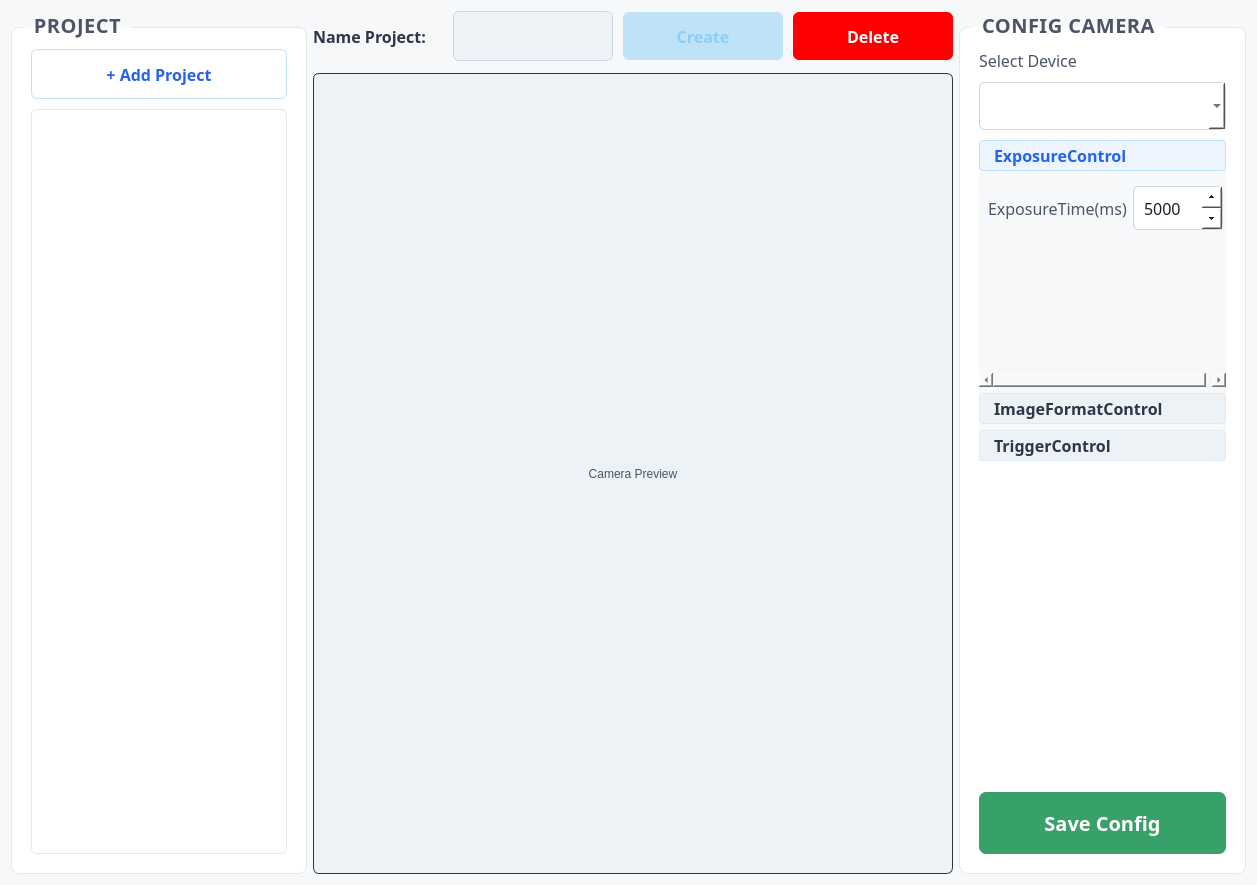
<?xml version="1.0" encoding="UTF-8"?>
<ui version="4.0">
 <class>Form</class>
 <widget class="QWidget" name="Form">
  <property name="geometry">
   <rect>
    <x>0</x>
    <y>0</y>
    <width>1257</width>
    <height>885</height>
   </rect>
  </property>
  <property name="windowTitle">
   <string>Project Setup</string>
  </property>
  <property name="styleSheet">
   <string notr="true">
/* ── Global ── */
QWidget {
    background-color: #F7F8FA;
    font-family: &quot;Segoe UI&quot;, Arial, sans-serif;

    color: #1A202C;
}

/* ── GroupBox ── */
QGroupBox {
    background-color: #FFFFFF;
    border: 1px solid #E2E8F0;
    border-radius: 8px;
    margin-top: 16px;
    padding: 12px 10px 10px 10px;

    font-weight: bold;
    color: #4A5568;
    letter-spacing: 0.5px;
}
QGroupBox::title {
    subcontrol-origin: margin;
    subcontrol-position: top left;
    padding: 0 8px;
    left: 12px;
    color: #4A5568;

    font-weight: bold;
    letter-spacing: 1px;
    text-transform: uppercase;
}

/* ── Labels ── */
QLabel {
    background-color: transparent;
    color: #4A5568;

}
QLabel#label_4 {

    font-weight: bold;
    color: #2D3748;
    min-width: 130px;
}

/* ── ListView ── */
QListView {
    background-color: #FFFFFF;
    border: 1px solid #E2E8F0;
    border-radius: 6px;

    color: #1A202C;
    outline: none;
}
QListView::item {
    padding: 8px 12px;
    border-radius: 4px;
}
QListView::item:selected {
    background-color: #EBF4FF;
    color: #2563EB;
}
QListView::item:hover {
    background-color: #F7FAFC;
}

/* ── LineEdit ── */
QLineEdit {
    background-color: #FFFFFF;
    border: 1px solid #CBD5E0;
    border-radius: 6px;
    padding: 7px 12px;

    color: #1A202C;
    min-height: 34px;
    selection-background-color: #EBF4FF;
}
QLineEdit:focus { border-color: #2563EB; }
QLineEdit:disabled {
    background-color: #EDF2F7;
    color: #A0AEC0;
}

/* ── ComboBox ── */
QComboBox {
    background-color: #FFFFFF;
    border: 1px solid #CBD5E0;
    border-radius: 6px;
    padding: 6px 12px;

    min-height: 34px;
}
QComboBox:hover { border-color: #2563EB; }

QComboBox QAbstractItemView {
    background-color: #FFFFFF;
    border: 1px solid #E2E8F0;
    border-radius: 6px;
    selection-background-color: #EBF4FF;
    selection-color: #2563EB;
    padding: 4px;
}

/* ── RadioButton ── */
QRadioButton {

    color: #4A5568;
    spacing: 8px;
}
QRadioButton::indicator {
    width: 16px;
    height: 16px;
    border-radius: 8px;
    border: 2px solid #CBD5E0;
    background-color: #FFFFFF;
}
QRadioButton::indicator:checked {
    border-color: #2563EB;
    background-color: #2563EB;
}

/* ── SpinBox ── */
QSpinBox {
    background-color: #FFFFFF;
    border: 1px solid #CBD5E0;
    border-radius: 6px;
    padding: 5px 8px;

    min-height: 32px;
}
QSpinBox:focus { border-color: #2563EB; }
QSpinBox::up-button, QSpinBox::down-button {
    width: 20px;

}



/* ── ToolBox ── */
QToolBox::tab {
    background-color: #EDF2F7;
    color: #2D3748;

    font-weight: bold;
    border: 1px solid #E2E8F0;
    border-radius: 4px;
    padding: 66px 10px;
}
QToolBox::tab:selected {
    background-color: #EBF4FF;
    color: #2563EB;
    border-color: #BEE3F8;
}

/* ── Camera frame ── */
QLabel#img_cam {
    background-color: #1A202C;
    border: 1px solid #2D3748;
    border-radius: 6px;
    color: #4A5568;

}

/* ── Buttons ── */
QPushButton#btn_add_project {
    background-color: #FFFFFF;
    color: #2563EB;

    font-weight: bold;
    border: 1px solid #BEE3F8;
    border-radius: 6px;
    padding: 7px 16px;
    min-height: 34px;
}
QPushButton#btn_add_project:hover {
    background-color: #EBF4FF;
    border-color: #90CDF4;
}
QPushButton#btn_add_project:pressed { background-color: #BEE3F8; }

QPushButton#btn_create_project {
    background-color: #2563EB;
    color: #FFFFFF;

    font-weight: bold;
    border: none;
    border-radius: 6px;
    padding: 7px 20px;
    min-height: 34px;
}
QPushButton#btn_create_project:hover { background-color: #1D4ED8; }
QPushButton#btn_create_project:pressed { background-color: #1E40AF; }
QPushButton#btn_create_project:disabled {
    background-color: #BEE3F8;
    color: #90CDF4;
}

QPushButton#btn_delete_project {
    background-color: #2563EB;
    color: #FFFFFF;

    font-weight: bold;
    border: none;
    border-radius: 6px;
    padding: 7px 20px;
    min-height: 34px;
}
QPushButton#btn_delete_project:hover { background-color: #1D4ED8; }
QPushButton#btn_delete_project:pressed { background-color: #1E40AF; }


QPushButton#btn_execute_trigger {
    background-color: #D97706;
    color: #FFFFFF;

    font-weight: bold;
    border: none;
    border-radius: 6px;
    padding: 7px 16px;
    min-height: 34px;
}
QPushButton#btn_execute_trigger:hover { background-color: #B45309; }
QPushButton#btn_execute_trigger:pressed { background-color: #92400E; }

QPushButton#btn_save_camera_config {
    background-color: #38A169;
    color: #FFFFFF;

    font-weight: bold;
    border: none;
    border-radius: 7px;
    padding: 10px 28px;
    min-height: 42px;
}
QPushButton#btn_save_camera_config:hover { background-color: #2F855A; }
QPushButton#btn_save_camera_config:pressed { background-color: #276749; }
   </string>
  </property>
  <layout class="QHBoxLayout" name="horizontalLayout">
   <item>
    <widget class="QGroupBox" name="groupBox">
     <property name="sizePolicy">
      <sizepolicy hsizetype="Fixed" vsizetype="Preferred">
       <horstretch>0</horstretch>
       <verstretch>0</verstretch>
      </sizepolicy>
     </property>
     <property name="font">
      <font>
       <family>Segoe UI,Arial,sans-serif</family>
       <pointsize>15</pointsize>
       <weight>75</weight>
       <bold>true</bold>
      </font>
     </property>
     <property name="title">
      <string>PROJECT</string>
     </property>
     <layout class="QVBoxLayout" name="verticalLayout">
      <property name="spacing">
       <number>10</number>
      </property>
      <item>
       <widget class="QPushButton" name="btn_add_project">
        <property name="font">
         <font>
          <family>Segoe UI,Arial,sans-serif</family>
          <pointsize>12</pointsize>
          <weight>75</weight>
          <bold>true</bold>
         </font>
        </property>
        <property name="cursor">
         <cursorShape>PointingHandCursor</cursorShape>
        </property>
        <property name="text">
         <string>+ Add Project</string>
        </property>
       </widget>
      </item>
      <item>
       <widget class="QListView" name="list_project">
        <property name="accessibleName">
         <string/>
        </property>
        <property name="editTriggers">
         <set>QAbstractItemView::NoEditTriggers</set>
        </property>
       </widget>
      </item>
     </layout>
    </widget>
   </item>
   <item>
    <layout class="QVBoxLayout" name="verticalLayout_4">
     <property name="spacing">
      <number>12</number>
     </property>
     <item>
      <layout class="QHBoxLayout" name="horizontalLayout_9">
       <property name="spacing">
        <number>10</number>
       </property>
       <item>
        <widget class="QLabel" name="label_4">
         <property name="font">
          <font>
           <family>Segoe UI,Arial,sans-serif</family>
           <pointsize>12</pointsize>
           <weight>75</weight>
           <bold>true</bold>
          </font>
         </property>
         <property name="text">
          <string>Name Project:</string>
         </property>
        </widget>
       </item>
       <item>
        <widget class="QLineEdit" name="text_name_project">
         <property name="enabled">
          <bool>false</bool>
         </property>
         <property name="font">
          <font>
           <family>Segoe UI,Arial,sans-serif</family>
           <pointsize>12</pointsize>
          </font>
         </property>
        </widget>
       </item>
       <item>
        <widget class="QPushButton" name="btn_create_project">
         <property name="enabled">
          <bool>false</bool>
         </property>
         <property name="minimumSize">
          <size>
           <width>160</width>
           <height>48</height>
          </size>
         </property>
         <property name="maximumSize">
          <size>
           <width>180</width>
           <height>16777215</height>
          </size>
         </property>
         <property name="font">
          <font>
           <family>Segoe UI,Arial,sans-serif</family>
           <pointsize>12</pointsize>
           <weight>75</weight>
           <bold>true</bold>
          </font>
         </property>
         <property name="cursor">
          <cursorShape>PointingHandCursor</cursorShape>
         </property>
         <property name="text">
          <string>Create</string>
         </property>
        </widget>
       </item>
       <item>
        <widget class="QPushButton" name="btn_delete_project">
         <property name="enabled">
          <bool>true</bool>
         </property>
         <property name="minimumSize">
          <size>
           <width>160</width>
           <height>48</height>
          </size>
         </property>
         <property name="maximumSize">
          <size>
           <width>180</width>
           <height>16777215</height>
          </size>
         </property>
         <property name="font">
          <font>
           <family>Segoe UI,Arial,sans-serif</family>
           <pointsize>12</pointsize>
           <weight>75</weight>
           <bold>true</bold>
          </font>
         </property>
         <property name="cursor">
          <cursorShape>PointingHandCursor</cursorShape>
         </property>
         <property name="styleSheet">
          <string notr="true">QPushButton#btn_delete_project {
    background-color:#ff0000;
    color: #FFFFFF;

    font-weight: bold;
    border: none;
    border-radius: 6px;
    padding: 7px 20px;
    min-height: 34px;
}
QPushButton#btn_delete_project:hover { background-color:  #bd0000; }
QPushButton#btn_delete_project:pressed { background-color: #840000; }
</string>
         </property>
         <property name="text">
          <string>Delete</string>
         </property>
        </widget>
       </item>
      </layout>
     </item>
     <item>
      <widget class="QLabel" name="img_cam">
       <property name="minimumSize">
        <size>
         <width>300</width>
         <height>300</height>
        </size>
       </property>
       <property name="styleSheet">
        <string notr="true">background-color: #EDF2F7;</string>
       </property>
       <property name="text">
        <string>Camera Preview</string>
       </property>
       <property name="alignment">
        <set>Qt::AlignCenter</set>
       </property>
      </widget>
     </item>
    </layout>
   </item>
   <item>
    <widget class="QGroupBox" name="groupBox_2">
     <property name="maximumSize">
      <size>
       <width>400</width>
       <height>16777215</height>
      </size>
     </property>
     <property name="font">
      <font>
       <family>Segoe UI,Arial,sans-serif</family>
       <pointsize>15</pointsize>
       <weight>75</weight>
       <bold>true</bold>
      </font>
     </property>
     <property name="title">
      <string>CONFIG CAMERA</string>
     </property>
     <layout class="QVBoxLayout" name="verticalLayout_8">
      <property name="spacing">
       <number>10</number>
      </property>
      <item>
       <widget class="QLabel" name="label_2">
        <property name="font">
         <font>
          <family>Segoe UI,Arial,sans-serif</family>
          <pointsize>12</pointsize>
         </font>
        </property>
        <property name="text">
         <string>Select Device</string>
        </property>
       </widget>
      </item>
      <item>
       <widget class="QComboBox" name="devices_online">
        <property name="font">
         <font>
          <family>Segoe UI,Arial,sans-serif</family>
          <pointsize>12</pointsize>
         </font>
        </property>
       </widget>
      </item>
      <item>
       <widget class="QToolBox" name="toolBox">
        <property name="font">
         <font>
          <family>Segoe UI,Arial,sans-serif</family>
          <pointsize>12</pointsize>
         </font>
        </property>
        <property name="currentIndex">
         <number>0</number>
        </property>
        <property name="tabSpacing">
         <number>6</number>
        </property>
        <widget class="QWidget" name="page_3">
         <attribute name="label">
          <string>ExposureControl</string>
         </attribute>
         <layout class="QVBoxLayout" name="verticalLayout_3">
          <item>
           <layout class="QHBoxLayout" name="horizontalLayout_2">
            <item>
             <widget class="QLabel" name="label_13">
              <property name="font">
               <font>
                <family>Segoe UI,Arial,sans-serif</family>
                <pointsize>12</pointsize>
               </font>
              </property>
              <property name="text">
               <string>ExposureTime(ms)</string>
              </property>
             </widget>
            </item>
            <item>
             <widget class="QSpinBox" name="exposure_time">
              <property name="font">
               <font>
                <family>Segoe UI,Arial,sans-serif</family>
                <pointsize>12</pointsize>
               </font>
              </property>
              <property name="minimum">
               <number>1</number>
              </property>
              <property name="maximum">
               <number>10000</number>
              </property>
              <property name="singleStep">
               <number>1</number>
              </property>
              <property name="value">
               <number>5000</number>
              </property>
              <property name="displayIntegerBase">
               <number>10</number>
              </property>
             </widget>
            </item>
           </layout>
          </item>
          <item>
           <spacer name="verticalSpacer">
            <property name="orientation">
             <enum>Qt::Vertical</enum>
            </property>
            <property name="sizeHint" stdset="0">
             <size>
              <width>20</width>
              <height>141</height>
             </size>
            </property>
           </spacer>
          </item>
         </layout>
        </widget>
        <widget class="QWidget" name="page">
         <property name="geometry">
          <rect>
           <x>0</x>
           <y>0</y>
           <width>258</width>
           <height>296</height>
          </rect>
         </property>
         <attribute name="label">
          <string>ImageFormatControl</string>
         </attribute>
         <layout class="QVBoxLayout" name="verticalLayout_5">
          <property name="spacing">
           <number>8</number>
          </property>
          <item>
           <layout class="QHBoxLayout">
            <item>
             <widget class="QLabel" name="label_5">
              <property name="font">
               <font>
                <family>Segoe UI,Arial,sans-serif</family>
                <pointsize>12</pointsize>
               </font>
              </property>
              <property name="text">
               <string>MaxWidth</string>
              </property>
             </widget>
            </item>
            <item>
             <spacer>
              <property name="orientation">
               <enum>Qt::Horizontal</enum>
              </property>
              <property name="sizeHint" stdset="0">
               <size>
                <width>0</width>
                <height>0</height>
               </size>
              </property>
             </spacer>
            </item>
            <item>
             <widget class="QLabel" name="label_11">
              <property name="font">
               <font>
                <family>Segoe UI,Arial,sans-serif</family>
                <pointsize>12</pointsize>
               </font>
              </property>
              <property name="text">
               <string>2448</string>
              </property>
             </widget>
            </item>
           </layout>
          </item>
          <item>
           <layout class="QHBoxLayout">
            <item>
             <widget class="QLabel" name="label_6">
              <property name="font">
               <font>
                <family>Segoe UI,Arial,sans-serif</family>
                <pointsize>12</pointsize>
               </font>
              </property>
              <property name="text">
               <string>MaxHeight</string>
              </property>
             </widget>
            </item>
            <item>
             <spacer>
              <property name="orientation">
               <enum>Qt::Horizontal</enum>
              </property>
              <property name="sizeHint" stdset="0">
               <size>
                <width>0</width>
                <height>0</height>
               </size>
              </property>
             </spacer>
            </item>
            <item>
             <widget class="QLabel" name="label_12">
              <property name="font">
               <font>
                <family>Segoe UI,Arial,sans-serif</family>
                <pointsize>12</pointsize>
               </font>
              </property>
              <property name="text">
               <string>2048</string>
              </property>
             </widget>
            </item>
           </layout>
          </item>
          <item>
           <layout class="QHBoxLayout">
            <item>
             <widget class="QLabel" name="label_7">
              <property name="font">
               <font>
                <family>Segoe UI,Arial,sans-serif</family>
                <pointsize>12</pointsize>
               </font>
              </property>
              <property name="text">
               <string>Width</string>
              </property>
             </widget>
            </item>
            <item>
             <widget class="QSpinBox" name="width_img">
              <property name="font">
               <font>
                <family>Segoe UI,Arial,sans-serif</family>
                <pointsize>12</pointsize>
               </font>
              </property>
              <property name="minimum">
               <number>16</number>
              </property>
              <property name="maximum">
               <number>2448</number>
              </property>
              <property name="value">
               <number>2448</number>
              </property>
             </widget>
            </item>
           </layout>
          </item>
          <item>
           <layout class="QHBoxLayout">
            <item>
             <widget class="QLabel" name="label_8">
              <property name="font">
               <font>
                <family>Segoe UI,Arial,sans-serif</family>
                <pointsize>12</pointsize>
               </font>
              </property>
              <property name="text">
               <string>Height</string>
              </property>
             </widget>
            </item>
            <item>
             <widget class="QSpinBox" name="height_img">
              <property name="font">
               <font>
                <family>Segoe UI,Arial,sans-serif</family>
                <pointsize>12</pointsize>
               </font>
              </property>
              <property name="minimum">
               <number>4</number>
              </property>
              <property name="maximum">
               <number>2048</number>
              </property>
              <property name="value">
               <number>2048</number>
              </property>
             </widget>
            </item>
           </layout>
          </item>
          <item>
           <layout class="QHBoxLayout">
            <item>
             <widget class="QLabel" name="label_9">
              <property name="font">
               <font>
                <family>Segoe UI,Arial,sans-serif</family>
                <pointsize>12</pointsize>
               </font>
              </property>
              <property name="text">
               <string>OffsetX</string>
              </property>
             </widget>
            </item>
            <item>
             <widget class="QSpinBox" name="offset_x">
              <property name="font">
               <font>
                <family>Segoe UI,Arial,sans-serif</family>
                <pointsize>12</pointsize>
               </font>
              </property>
              <property name="maximum">
               <number>2000</number>
              </property>
             </widget>
            </item>
           </layout>
          </item>
          <item>
           <layout class="QHBoxLayout">
            <item>
             <widget class="QLabel" name="label_10">
              <property name="font">
               <font>
                <family>Segoe UI,Arial,sans-serif</family>
                <pointsize>12</pointsize>
               </font>
              </property>
              <property name="text">
               <string>OffsetY</string>
              </property>
             </widget>
            </item>
            <item>
             <widget class="QSpinBox" name="offset_y">
              <property name="font">
               <font>
                <family>Segoe UI,Arial,sans-serif</family>
                <pointsize>12</pointsize>
               </font>
              </property>
              <property name="maximum">
               <number>2000</number>
              </property>
             </widget>
            </item>
           </layout>
          </item>
          <item>
           <spacer>
            <property name="orientation">
             <enum>Qt::Vertical</enum>
            </property>
            <property name="sizeHint" stdset="0">
             <size>
              <width>0</width>
              <height>0</height>
             </size>
            </property>
           </spacer>
          </item>
         </layout>
        </widget>
        <widget class="QWidget" name="page_2">
         <property name="geometry">
          <rect>
           <x>0</x>
           <y>0</y>
           <width>258</width>
           <height>214</height>
          </rect>
         </property>
         <attribute name="label">
          <string>TriggerControl</string>
         </attribute>
         <layout class="QVBoxLayout" name="verticalLayout_2">
          <property name="spacing">
           <number>10</number>
          </property>
          <item>
           <layout class="QHBoxLayout" name="horizontalLayout_3">
            <item>
             <widget class="QLabel" name="label">
              <property name="font">
               <font>
                <family>Segoe UI,Arial,sans-serif</family>
                <pointsize>12</pointsize>
               </font>
              </property>
              <property name="text">
               <string>Trigger Mode</string>
              </property>
             </widget>
            </item>
            <item>
             <widget class="QComboBox" name="trigge_mode">
              <property name="font">
               <font>
                <family>Segoe UI,Arial,sans-serif</family>
                <pointsize>12</pointsize>
               </font>
              </property>
              <property name="currentIndex">
               <number>0</number>
              </property>
              <item>
               <property name="text">
                <string>Continuous</string>
               </property>
              </item>
              <item>
               <property name="text">
                <string>SoftwareTrig</string>
               </property>
              </item>
             </widget>
            </item>
           </layout>
          </item>
          <item>
           <widget class="QPushButton" name="btn_execute_trigger">
            <property name="sizePolicy">
             <sizepolicy hsizetype="Minimum" vsizetype="Fixed">
              <horstretch>0</horstretch>
              <verstretch>0</verstretch>
             </sizepolicy>
            </property>
            <property name="minimumSize">
             <size>
              <width>0</width>
              <height>48</height>
             </size>
            </property>
            <property name="font">
             <font>
              <family>Segoe UI,Arial,sans-serif</family>
              <pointsize>12</pointsize>
              <weight>75</weight>
              <bold>true</bold>
             </font>
            </property>
            <property name="cursor">
             <cursorShape>PointingHandCursor</cursorShape>
            </property>
            <property name="text">
             <string>Execute Trigger</string>
            </property>
           </widget>
          </item>
          <item>
           <spacer>
            <property name="orientation">
             <enum>Qt::Vertical</enum>
            </property>
            <property name="sizeHint" stdset="0">
             <size>
              <width>0</width>
              <height>0</height>
             </size>
            </property>
           </spacer>
          </item>
         </layout>
        </widget>
       </widget>
      </item>
      <item>
       <spacer>
        <property name="orientation">
         <enum>Qt::Vertical</enum>
        </property>
        <property name="sizeHint" stdset="0">
         <size>
          <width>0</width>
          <height>0</height>
         </size>
        </property>
       </spacer>
      </item>
      <item>
       <widget class="QPushButton" name="btn_save_camera_config">
        <property name="font">
         <font>
          <family>Segoe UI,Arial,sans-serif</family>
          <pointsize>15</pointsize>
          <weight>75</weight>
          <bold>true</bold>
         </font>
        </property>
        <property name="cursor">
         <cursorShape>PointingHandCursor</cursorShape>
        </property>
        <property name="text">
         <string>Save Config</string>
        </property>
       </widget>
      </item>
     </layout>
    </widget>
   </item>
  </layout>
 </widget>
 <resources/>
 <connections/>
</ui>
